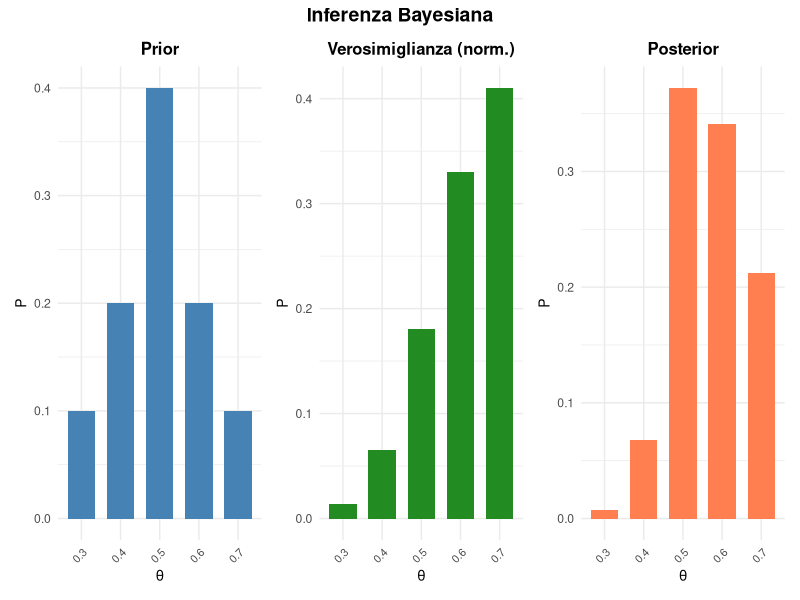

Write R code to recreate this figure.
## ---- chunk 1
#| echo: false
set.seed(42)
## ---- chunk 2
prior <- c(0.10, 0.20, 0.40, 0.20, 0.10)
sum(prior)
## ---- chunk 3
theta <- c(0.3, 0.4, 0.5, 0.6, 0.7)
verosim <- dbinom(7, size = 10, prob = theta)
round(verosim, 3)
## ---- chunk 4
prodotto <- verosim * prior
round(prodotto, 4)
## ---- chunk 5
somma_prodotti <- sum(prodotto)
somma_prodotti
## ---- chunk 6
posterior <- prodotto / somma_prodotti
round(posterior, 3)
## ---- chunk 7
sum(posterior)
## ---- chunk 8
#| echo: false
library(ggplot2)
library(patchwork)

# Assumendo che prior, verosim, posterior e theta siano già definiti
# Esempio di dati se non definiti:
# theta <- seq(0, 1, by = 0.2)
# prior <- c(0.1, 0.2, 0.3, 0.2, 0.1, 0.1)
# verosim <- dbinom(9, 12, prob = theta)
# posterior <- prior * verosim / sum(prior * verosim)

# Funzione per creare un singolo grafico con etichette specifiche
crea_grafico <- function(valori, titolo, colore) {
  dati <- data.frame(theta = as.factor(theta), valore = valori)
  
  ggplot(dati, aes(x = theta, y = valore)) +
    geom_col(fill = colore, width = 0.7) +
    labs(
      x = expression(theta),
      y = "P",
      title = titolo
    ) +
    theme_minimal() +
    theme(
      plot.title = element_text(hjust = 0.5, size = 12, face = "bold"),
      axis.text.x = element_text(angle = 45, hjust = 1, size = 8),
      axis.title = element_text(size = 10)
    )
}

# Creazione dei tre grafici nell'ordine specificato
g_prior <- crea_grafico(prior, "Prior", "steelblue")
g_verosim <- crea_grafico(verosim/sum(verosim), "Verosimiglianza (norm.)", "forestgreen")
g_posterior <- crea_grafico(posterior, "Posterior", "coral")

# Combina i grafici in ordine: Prior (sinistra), Verosimiglianza (centro), Posterior (destra)
composizione <- g_prior + g_verosim + g_posterior

# Aggiungi titolo generale
composizione + 
  plot_annotation(
    title = "Inferenza Bayesiana",
    theme = theme(plot.title = element_text(hjust = 0.5, size = 14, face = "bold"))
  )
## ---- chunk 9
theta_es1 <- c(0.4, 0.5, 0.6)
prior_es1 <- c(0.25, 0.50, 0.25)

verosim_es1 <- dbinom(4, size = 6, prob = theta_es1)
round(verosim_es1, 3)
## ---- chunk 10
prodotto_es1 <- verosim_es1 * prior_es1
round(prodotto_es1, 3)
## ---- chunk 11
posterior_es1 <- prodotto_es1 / sum(prodotto_es1)
round(posterior_es1, 3)
## ---- chunk 12
theta_es2 <- c(0.5, 0.6, 0.7, 0.8)
prior_es2 <- rep(0.25, 4)  # Uniforme

verosim_es2 <- dbinom(6, size = 8, prob = theta_es2)
prodotto_es2 <- verosim_es2 * prior_es2
posterior_es2 <- prodotto_es2 / sum(prodotto_es2)

round(posterior_es2, 3)
## ---- chunk 13
# Sommiamo le probabilità per theta = 0.7 e theta = 0.8
prob_ge_07 <- posterior_es2[3] + posterior_es2[4]
prob_ge_07
